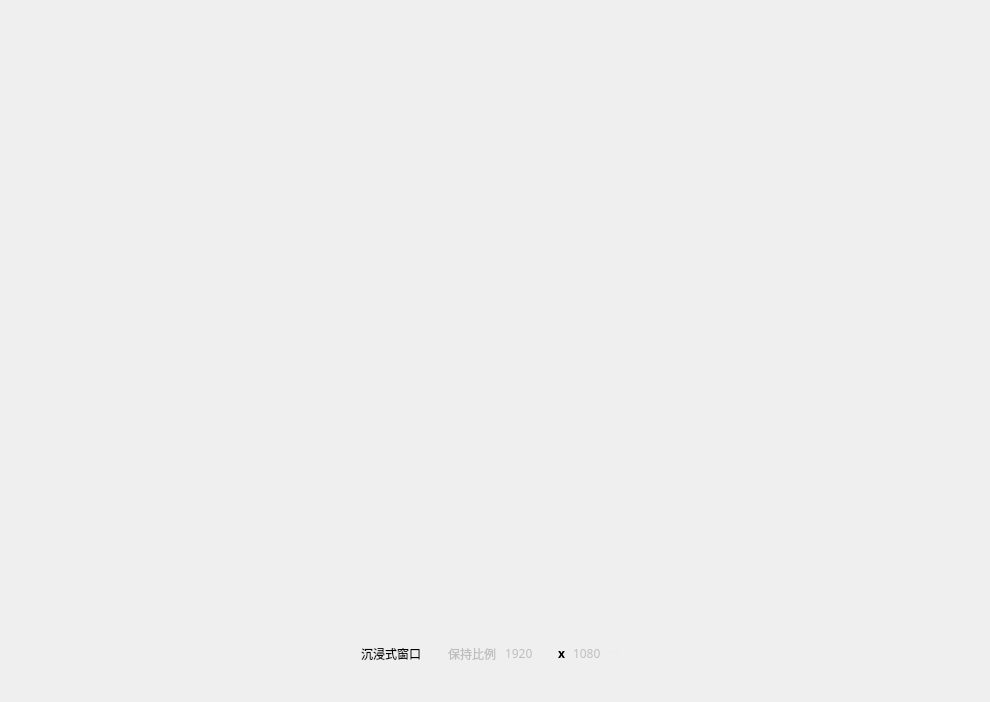
<?xml version="1.0" encoding="UTF-8"?>
<ui version="4.0">
 <class>MainWindow</class>
 <widget class="QMainWindow" name="MainWindow">
  <property name="geometry">
   <rect>
    <x>0</x>
    <y>0</y>
    <width>990</width>
    <height>702</height>
   </rect>
  </property>
  <property name="font">
   <font>
    <family>Alimama ShuHeiTi</family>
    <weight>75</weight>
    <bold>true</bold>
   </font>
  </property>
  <property name="windowTitle">
   <string>FuckRedSpiderQt</string>
  </property>
  <property name="windowIcon">
   <iconset resource="../resources.qrc">
    <normaloff>:/Resources/FuckRedSpider.ico</normaloff>:/Resources/FuckRedSpider.ico</iconset>
  </property>
  <widget class="QWidget" name="centralwidget">
   <layout class="QVBoxLayout" name="verticalLayout_main">
    <property name="spacing">
     <number>0</number>
    </property>
    <property name="leftMargin">
     <number>0</number>
    </property>
    <property name="topMargin">
     <number>0</number>
    </property>
    <property name="rightMargin">
     <number>0</number>
    </property>
    <property name="bottomMargin">
     <number>0</number>
    </property>
    <item>
     <widget class="QStackedWidget" name="stacked_main">
      <property name="sizePolicy">
       <sizepolicy hsizetype="Expanding" vsizetype="Expanding">
        <horstretch>1</horstretch>
        <verstretch>1</verstretch>
       </sizepolicy>
      </property>
      <property name="lineWidth">
       <number>0</number>
      </property>
      <property name="currentIndex">
       <number>1</number>
      </property>
      <widget class="QWidget" name="page_main_ui">
       <layout class="QHBoxLayout" name="horizontalLayout_main_tab">
        <item>
         <widget class="QTabWidget" name="Topest_tab">
          <property name="sizePolicy">
           <sizepolicy hsizetype="Expanding" vsizetype="Expanding">
            <horstretch>1</horstretch>
            <verstretch>1</verstretch>
           </sizepolicy>
          </property>
          <property name="font">
           <font>
            <family>阿里妈妈数黑体</family>
            <weight>50</weight>
            <bold>false</bold>
           </font>
          </property>
          <property name="currentIndex">
           <number>0</number>
          </property>
          <widget class="QWidget" name="Main_Tab">
           <property name="styleSheet">
            <string notr="true"/>
           </property>
           <attribute name="title">
            <string>主界面</string>
           </attribute>
           <layout class="QHBoxLayout" name="horizontalLayout_6" stretch="1,1">
            <property name="sizeConstraint">
             <enum>QLayout::SetMaximumSize</enum>
            </property>
            <item>
             <layout class="QVBoxLayout" name="verticalLayout_5">
              <item>
               <widget class="QGroupBox" name="Group_running_stat">
                <property name="font">
                 <font>
                  <family>阿里妈妈数黑体</family>
                  <weight>50</weight>
                  <bold>false</bold>
                 </font>
                </property>
                <property name="styleSheet">
                 <string notr="true">color:red
</string>
                </property>
                <property name="title">
                 <string>目标状态</string>
                </property>
                <layout class="QVBoxLayout" name="verticalLayout_8">
                 <item>
                  <widget class="QLabel" name="label_is_running">
                   <property name="font">
                    <font>
                     <family>阿里妈妈数黑体</family>
                     <weight>50</weight>
                     <bold>false</bold>
                    </font>
                   </property>
                   <property name="text">
                    <string>未运行</string>
                   </property>
                  </widget>
                 </item>
                 <item>
                  <widget class="QWidget" name="widget_pid" native="true">
                   <layout class="QHBoxLayout" name="horizontalLayout_7">
                    <item>
                     <widget class="QLabel" name="label_pid_tip">
                      <property name="font">
                       <font>
                        <family>阿里妈妈数黑体</family>
                        <weight>50</weight>
                        <bold>false</bold>
                       </font>
                      </property>
                      <property name="styleSheet">
                       <string notr="true">color:#00F;
</string>
                      </property>
                      <property name="text">
                       <string>进程PID</string>
                      </property>
                     </widget>
                    </item>
                    <item>
                     <widget class="QLabel" name="label_pid">
                      <property name="font">
                       <font>
                        <family>阿里妈妈数黑体</family>
                        <weight>50</weight>
                        <bold>false</bold>
                       </font>
                      </property>
                      <property name="styleSheet">
                       <string notr="true">color:gray;</string>
                      </property>
                      <property name="text">
                       <string>None</string>
                      </property>
                     </widget>
                    </item>
                   </layout>
                  </widget>
                 </item>
                </layout>
               </widget>
              </item>
              <item>
               <widget class="QGroupBox" name="group_log">
                <property name="sizePolicy">
                 <sizepolicy hsizetype="Expanding" vsizetype="Expanding">
                  <horstretch>1</horstretch>
                  <verstretch>1</verstretch>
                 </sizepolicy>
                </property>
                <property name="title">
                 <string>日志</string>
                </property>
                <layout class="QHBoxLayout" name="horizontalLayout_8">
                 <item>
                  <widget class="QTextBrowser" name="textBrowser">
                   <property name="sizePolicy">
                    <sizepolicy hsizetype="Expanding" vsizetype="Expanding">
                     <horstretch>1</horstretch>
                     <verstretch>1</verstretch>
                    </sizepolicy>
                   </property>
                   <property name="html">
                    <string>&lt;!DOCTYPE HTML PUBLIC &quot;-//W3C//DTD HTML 4.0//EN&quot; &quot;http://www.w3.org/TR/REC-html40/strict.dtd&quot;&gt;
&lt;html&gt;&lt;head&gt;&lt;meta name=&quot;qrichtext&quot; content=&quot;1&quot; /&gt;&lt;style type=&quot;text/css&quot;&gt;
p, li { white-space: pre-wrap; }
&lt;/style&gt;&lt;/head&gt;&lt;body style=&quot; font-family:'阿里妈妈数黑体','Alimama ShuHeiTi'; font-size:9pt; font-weight:400; font-style:normal;&quot;&gt;
&lt;p style=&quot;-qt-paragraph-type:empty; margin-top:0px; margin-bottom:0px; margin-left:0px; margin-right:0px; -qt-block-indent:0; text-indent:0px; font-family:'阿里妈妈数黑体';&quot;&gt;&lt;br /&gt;&lt;/p&gt;&lt;/body&gt;&lt;/html&gt;</string>
                   </property>
                  </widget>
                 </item>
                </layout>
               </widget>
              </item>
             </layout>
            </item>
            <item>
             <widget class="QTabWidget" name="tab_config">
              <property name="sizePolicy">
               <sizepolicy hsizetype="Expanding" vsizetype="Expanding">
                <horstretch>1</horstretch>
                <verstretch>1</verstretch>
               </sizepolicy>
              </property>
              <property name="tabPosition">
               <enum>QTabWidget::North</enum>
              </property>
              <property name="currentIndex">
               <number>0</number>
              </property>
              <widget class="QWidget" name="tab_main_config">
               <attribute name="title">
                <string>运行设置</string>
               </attribute>
               <layout class="QGridLayout" name="gridLayout_3" rowstretch="1,0,0,0,0,0,0">
                <item row="3" column="0">
                 <widget class="QCheckBox" name="check_auto_hide">
                  <property name="text">
                   <string>自动隐藏目标</string>
                  </property>
                 </widget>
                </item>
                <item row="0" column="0">
                 <widget class="QCheckBox" name="check_keep_topest">
                  <property name="text">
                   <string>应用强制置顶</string>
                  </property>
                 </widget>
                </item>
                <item row="1" column="0">
                 <widget class="QCheckBox" name="check_keyboard_guard_in_time">
                  <property name="toolTip">
                   <string>通过不断重启键盘守护来防止键盘被劫持</string>
                  </property>
                  <property name="text">
                   <string>实时键盘守护</string>
                  </property>
                 </widget>
                </item>
                <item row="2" column="0">
                 <widget class="QCheckBox" name="check_auto_kill">
                  <property name="text">
                   <string>自动关闭目标</string>
                  </property>
                 </widget>
                </item>
                <item row="6" column="0">
                 <spacer name="verticalSpacer_2">
                  <property name="orientation">
                   <enum>Qt::Vertical</enum>
                  </property>
                  <property name="sizeHint" stdset="0">
                   <size>
                    <width>20</width>
                    <height>40</height>
                   </size>
                  </property>
                 </spacer>
                </item>
                <item row="4" column="0">
                 <widget class="QCheckBox" name="check_attached_handle">
                  <property name="text">
                   <string>劫持窗口</string>
                  </property>
                 </widget>
                </item>
               </layout>
              </widget>
              <widget class="QWidget" name="tab_custon_config">
               <attribute name="title">
                <string>自定义参数</string>
               </attribute>
               <layout class="QVBoxLayout" name="verticalLayout_3">
                <item>
                 <widget class="QGroupBox" name="groupBox">
                  <property name="title">
                   <string>目标进程</string>
                  </property>
                  <layout class="QHBoxLayout" name="horizontalLayout_3">
                   <item>
                    <widget class="QLineEdit" name="edit_target_process">
                     <property name="text">
                      <string>REDAgent</string>
                     </property>
                    </widget>
                   </item>
                  </layout>
                 </widget>
                </item>
                <item>
                 <widget class="QGroupBox" name="groupBox_2">
                  <property name="title">
                   <string>全屏窗口类名</string>
                  </property>
                  <layout class="QHBoxLayout" name="horizontalLayout_4">
                   <item>
                    <widget class="QLineEdit" name="edit_full_window_class_name">
                     <property name="text">
                      <string>DIBFullViewClass</string>
                     </property>
                    </widget>
                   </item>
                  </layout>
                 </widget>
                </item>
                <item>
                 <widget class="QGroupBox" name="groupBox_3">
                  <property name="title">
                   <string>普通窗口类名</string>
                  </property>
                  <layout class="QHBoxLayout" name="horizontalLayout_5">
                   <item>
                    <widget class="QLineEdit" name="edit_normal_window_class_name">
                     <property name="text">
                      <string>RedEagle.Monitor</string>
                     </property>
                    </widget>
                   </item>
                  </layout>
                 </widget>
                </item>
                <item>
                 <spacer name="verticalSpacer_3">
                  <property name="orientation">
                   <enum>Qt::Vertical</enum>
                  </property>
                  <property name="sizeHint" stdset="0">
                   <size>
                    <width>20</width>
                    <height>40</height>
                   </size>
                  </property>
                 </spacer>
                </item>
               </layout>
              </widget>
              <widget class="QWidget" name="tab_capture_config">
               <attribute name="title">
                <string>窗口捕获</string>
               </attribute>
               <layout class="QVBoxLayout" name="verticalLayout_6">
                <item>
                 <widget class="QGroupBox" name="groupBox_capture">
                  <property name="title">
                   <string>捕获窗口</string>
                  </property>
                  <layout class="QGridLayout" name="gridLayout">
                   <item row="0" column="0">
                    <spacer name="horizontalSpacer">
                     <property name="orientation">
                      <enum>Qt::Horizontal</enum>
                     </property>
                     <property name="sizeHint" stdset="0">
                      <size>
                       <width>40</width>
                       <height>20</height>
                      </size>
                     </property>
                    </spacer>
                   </item>
                   <item row="0" column="1">
                    <widget class="QPushButton" name="button_start_capture">
                     <property name="toolTip">
                      <string>开始窗口捕获 (Ctrl+[)</string>
                     </property>
                     <property name="text">
                      <string/>
                     </property>
                     <property name="icon">
                      <iconset resource="../resources.qrc">
                       <normaloff>:/Resources/cursor.png</normaloff>:/Resources/cursor.png</iconset>
                     </property>
                    </widget>
                   </item>
                   <item row="0" column="2">
                    <spacer name="horizontalSpacer_2">
                     <property name="orientation">
                      <enum>Qt::Horizontal</enum>
                     </property>
                     <property name="sizeHint" stdset="0">
                      <size>
                       <width>40</width>
                       <height>20</height>
                      </size>
                     </property>
                    </spacer>
                   </item>
                   <item row="1" column="0" colspan="3">
                    <widget class="QGroupBox" name="groupBox_captured_info">
                     <property name="title">
                      <string>捕获到的窗口信息</string>
                     </property>
                     <layout class="QFormLayout" name="formLayout">
                      <item row="0" column="0">
                       <widget class="QLabel" name="label_captured_class">
                        <property name="text">
                         <string>窗口类名:</string>
                        </property>
                       </widget>
                      </item>
                      <item row="0" column="1">
                       <widget class="QLineEdit" name="edit_captured_class">
                        <property name="readOnly">
                         <bool>true</bool>
                        </property>
                       </widget>
                      </item>
                      <item row="1" column="0">
                       <widget class="QLabel" name="label_captured_exe">
                        <property name="text">
                         <string>进程路径:</string>
                        </property>
                       </widget>
                      </item>
                      <item row="1" column="1">
                       <widget class="QLineEdit" name="edit_captured_exe">
                        <property name="readOnly">
                         <bool>true</bool>
                        </property>
                       </widget>
                      </item>
                      <item row="2" column="1">
                       <widget class="QPushButton" name="button_apply_capture">
                        <property name="text">
                         <string>应用到劫持</string>
                        </property>
                       </widget>
                      </item>
                      <item row="2" column="0">
                       <widget class="QPushButton" name="button_open_exe_dir">
                        <property name="enabled">
                         <bool>false</bool>
                        </property>
                        <property name="toolTip">
                         <string>打开进程所在目录</string>
                        </property>
                        <property name="icon">
                         <iconset resource="../resources.qrc">
                          <normaloff>:/Resources/folder.png</normaloff>:/Resources/folder.png</iconset>
                        </property>
                       </widget>
                      </item>
                     </layout>
                    </widget>
                   </item>
                  </layout>
                 </widget>
                </item>
                <item>
                 <spacer name="verticalSpacer">
                  <property name="orientation">
                   <enum>Qt::Vertical</enum>
                  </property>
                  <property name="sizeHint" stdset="0">
                   <size>
                    <width>20</width>
                    <height>40</height>
                   </size>
                  </property>
                 </spacer>
                </item>
               </layout>
              </widget>
              <widget class="QWidget" name="tab_hotkey_config">
               <attribute name="title">
                <string>热键配置</string>
               </attribute>
               <layout class="QVBoxLayout" name="verticalLayout_hotkey">
                <item>
                 <widget class="QLabel" name="label_hotkey_tip">
                  <property name="styleSheet">
                   <string notr="true">color: #666; font-size: 11px;</string>
                  </property>
                  <property name="text">
                   <string>点击按键按钮后，按下新的组合键即可修改热键</string>
                  </property>
                 </widget>
                </item>
                <item>
                 <widget class="QGroupBox" name="groupBox_hotkey">
                  <property name="title">
                   <string>快捷键绑定</string>
                  </property>
                  <layout class="QFormLayout" name="formLayout_hotkey">
                   <item row="0" column="0">
                    <widget class="QLabel" name="label_hk_topmost">
                     <property name="text">
                      <string>置顶:</string>
                     </property>
                    </widget>
                   </item>
                   <item row="0" column="1">
                    <widget class="QPushButton" name="button_hk_topmost">
                     <property name="text">
                      <string>Ctrl+U</string>
                     </property>
                     <property name="checkable">
                      <bool>true</bool>
                     </property>
                    </widget>
                   </item>
                   <item row="1" column="0">
                    <widget class="QLabel" name="label_hk_autokill">
                     <property name="text">
                      <string>自动关闭目标:</string>
                     </property>
                    </widget>
                   </item>
                   <item row="1" column="1">
                    <widget class="QPushButton" name="button_hk_autokill">
                     <property name="text">
                      <string>Ctrl+I</string>
                     </property>
                     <property name="checkable">
                      <bool>true</bool>
                     </property>
                    </widget>
                   </item>
                   <item row="2" column="0">
                    <widget class="QLabel" name="label_hk_autohide">
                     <property name="text">
                      <string>自动隐藏目标:</string>
                     </property>
                    </widget>
                   </item>
                   <item row="2" column="1">
                    <widget class="QPushButton" name="button_hk_autohide">
                     <property name="text">
                      <string>Ctrl+O</string>
                     </property>
                     <property name="checkable">
                      <bool>true</bool>
                     </property>
                    </widget>
                   </item>
                   <item row="3" column="0">
                    <widget class="QLabel" name="label_hk_attach">
                     <property name="text">
                      <string>劫持目标窗体:</string>
                     </property>
                    </widget>
                   </item>
                   <item row="3" column="1">
                    <widget class="QPushButton" name="button_hk_attach">
                     <property name="text">
                      <string>Ctrl+P</string>
                     </property>
                     <property name="checkable">
                      <bool>true</bool>
                     </property>
                    </widget>
                   </item>
                   <item row="4" column="0">
                    <widget class="QLabel" name="label_hk_capture">
                     <property name="text">
                      <string>捕获当前窗体:</string>
                     </property>
                    </widget>
                   </item>
                   <item row="4" column="1">
                    <widget class="QPushButton" name="button_hk_capture">
                     <property name="text">
                      <string>Ctrl+[</string>
                     </property>
                    </widget>
                   </item>
                  </layout>
                 </widget>
                </item>
                <item>
                 <widget class="QPushButton" name="button_reset_hotkeys">
                  <property name="text">
                   <string>重置所有热键</string>
                  </property>
                 </widget>
                </item>
                <item>
                 <spacer name="verticalSpacer_hotkey">
                  <property name="orientation">
                   <enum>Qt::Vertical</enum>
                  </property>
                  <property name="sizeHint" stdset="0">
                   <size>
                    <width>20</width>
                    <height>40</height>
                   </size>
                  </property>
                 </spacer>
                </item>
               </layout>
              </widget>
             </widget>
            </item>
           </layout>
          </widget>
         </widget>
        </item>
       </layout>
      </widget>
      <widget class="QWidget" name="page_target_panel">
       <property name="styleSheet">
        <string notr="true"/>
       </property>
       <widget class="QLabel" name="label_move_window">
        <property name="geometry">
         <rect>
          <x>0</x>
          <y>0</y>
          <width>23</width>
          <height>25</height>
         </rect>
        </property>
        <property name="toolTip">
         <string>拖拽移动窗口</string>
        </property>
        <property name="styleSheet">
         <string notr="true">background:transparent</string>
        </property>
        <property name="text">
         <string/>
        </property>
        <property name="pixmap">
         <pixmap resource="../resources.qrc">:/Resources/move.png</pixmap>
        </property>
        <property name="scaledContents">
         <bool>true</bool>
        </property>
       </widget>
       <widget class="QLabel" name="label_resize_window">
        <property name="geometry">
         <rect>
          <x>960</x>
          <y>670</y>
          <width>25</width>
          <height>25</height>
         </rect>
        </property>
        <property name="toolTip">
         <string>拖拽调整窗口大小</string>
        </property>
        <property name="styleSheet">
         <string notr="true">background:transparent</string>
        </property>
        <property name="text">
         <string/>
        </property>
        <property name="pixmap">
         <pixmap resource="../resources.qrc">:/Resources/resize.png</pixmap>
        </property>
        <property name="scaledContents">
         <bool>true</bool>
        </property>
        <property name="alignment">
         <set>Qt::AlignRight|Qt::AlignTrailing|Qt::AlignVCenter</set>
        </property>
       </widget>
      </widget>
     </widget>
    </item>
   </layout>
   <widget class="QWidget" name="widget_toolbar">
    <property name="geometry">
     <rect>
      <x>240</x>
      <y>640</y>
      <width>481</width>
      <height>30</height>
     </rect>
    </property>
    <property name="styleSheet">
     <string notr="true">background:rgba(255,255,255,2); border-radius:4px;</string>
    </property>
    <layout class="QHBoxLayout" name="horizontalLayout_toolbar">
     <property name="sizeConstraint">
      <enum>QLayout::SetMaximumSize</enum>
     </property>
     <property name="leftMargin">
      <number>4</number>
     </property>
     <property name="topMargin">
      <number>4</number>
     </property>
     <property name="rightMargin">
      <number>4</number>
     </property>
     <property name="bottomMargin">
      <number>4</number>
     </property>
     <item>
      <spacer name="horizontalSpacer_toolbar_left">
       <property name="orientation">
        <enum>Qt::Horizontal</enum>
       </property>
       <property name="sizeHint" stdset="0">
        <size>
         <width>40</width>
         <height>0</height>
        </size>
       </property>
      </spacer>
     </item>
     <item>
      <widget class="QCheckBox" name="check_immersive_mode">
       <property name="font">
        <font>
         <family>阿里妈妈数黑体</family>
         <weight>50</weight>
         <bold>false</bold>
        </font>
       </property>
       <property name="text">
        <string>沉浸式窗口</string>
       </property>
      </widget>
     </item>
     <item>
      <widget class="QCheckBox" name="check_keep_ratio">
       <property name="enabled">
        <bool>false</bool>
       </property>
       <property name="font">
        <font>
         <family>阿里妈妈数黑体</family>
         <weight>50</weight>
         <bold>false</bold>
        </font>
       </property>
       <property name="toolTip">
        <string>调整劫持窗口大小时保持宽高比</string>
       </property>
       <property name="text">
        <string>保持比例</string>
       </property>
      </widget>
     </item>
     <item>
      <widget class="QSpinBox" name="spin_ratio_width">
       <property name="enabled">
        <bool>false</bool>
       </property>
       <property name="font">
        <font>
         <family>阿里妈妈数黑体</family>
         <weight>50</weight>
         <bold>false</bold>
        </font>
       </property>
       <property name="toolTip">
        <string>宽度比例</string>
       </property>
       <property name="minimum">
        <number>1</number>
       </property>
       <property name="maximum">
        <number>3840</number>
       </property>
       <property name="value">
        <number>1920</number>
       </property>
      </widget>
     </item>
     <item>
      <widget class="QLabel" name="label_ratio_x">
       <property name="font">
        <font>
         <family>阿里妈妈数黑体</family>
         <weight>75</weight>
         <bold>true</bold>
        </font>
       </property>
       <property name="text">
        <string notr="true">x</string>
       </property>
       <property name="alignment">
        <set>Qt::AlignCenter</set>
       </property>
      </widget>
     </item>
     <item>
      <widget class="QSpinBox" name="spin_ratio_height">
       <property name="enabled">
        <bool>false</bool>
       </property>
       <property name="font">
        <font>
         <family>阿里妈妈数黑体</family>
         <weight>50</weight>
         <bold>false</bold>
        </font>
       </property>
       <property name="toolTip">
        <string>高度比例</string>
       </property>
       <property name="minimum">
        <number>1</number>
       </property>
       <property name="maximum">
        <number>2160</number>
       </property>
       <property name="value">
        <number>1080</number>
       </property>
      </widget>
     </item>
     <item>
      <spacer name="horizontalSpacer_toolbar_right">
       <property name="orientation">
        <enum>Qt::Horizontal</enum>
       </property>
       <property name="sizeHint" stdset="0">
        <size>
         <width>40</width>
         <height>0</height>
        </size>
       </property>
      </spacer>
     </item>
    </layout>
   </widget>
   <zorder>stacked_main</zorder>
   <zorder>widget_toolbar</zorder>
  </widget>
 </widget>
 <resources>
  <include location="../resources.qrc"/>
 </resources>
 <connections/>
</ui>
